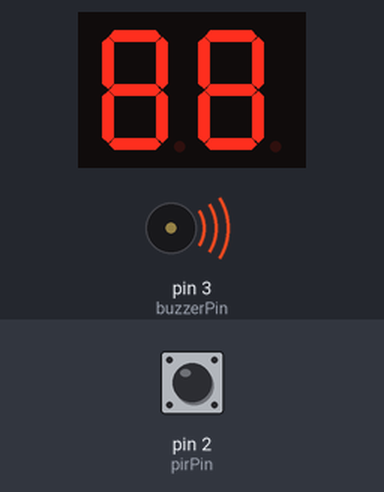
Bench run of a sketch on a simulated Arduino Uno, built with avr-gcc and run on an emulated ATmega328P. On the bench: 2-digit seven-segment display, buzzer (waves = sounding). Wiring (from diagram.json): 2-digit 7-segment display, segments lit when LOW: segments Q0, Q1, Q2, Q3, Q4, Q5, Q6, Q8, Q9, Q10, Q11, Q12, Q13, Q14. The inputs (shaded band) are chosen by the test bench; at power-on: pin 2 (pirPin) HIGH. The segment pins are drawn as the display they are named for.

Above: at 1.2 s.
1.3 s: pin 2 (pirPin) driven LOW
At 1.9 s:
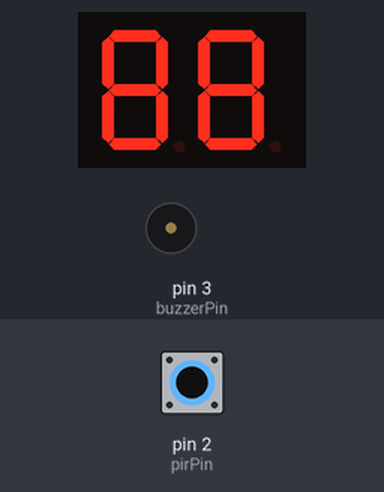
2.8 s: pin 2 (pirPin) driven HIGH
At 3.1 s:
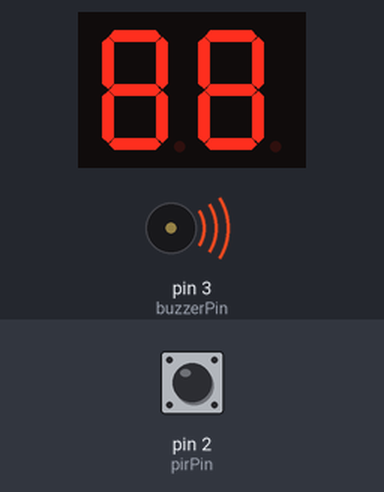
Timing chart, 0 to 5.8 s (numbered marks = the images above; inputs shaded):
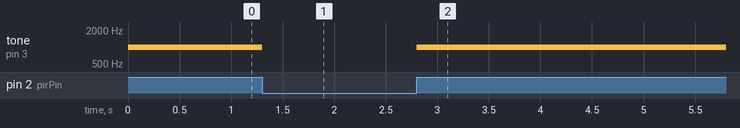

The sketch:

sketch.ino
```cpp
const int pirPin = 2;
const int buzzerPin = 3;

void setup() {
  pinMode(pirPin, INPUT);
  pinMode(buzzerPin, OUTPUT);
}

void loop() {
  int motion = digitalRead(pirPin);

  if (motion == HIGH) {
    tone(buzzerPin, 1000); // beep
  } else {
    noTone(buzzerPin); // stop
  }
}
```

Measured:
- after the input at 1.3 s, tone on pin 3 (buzzerPin): 1000 Hz → silent at once
- after the input at 2.8 s, tone on pin 3 (buzzerPin): silent → 1000 Hz at once
